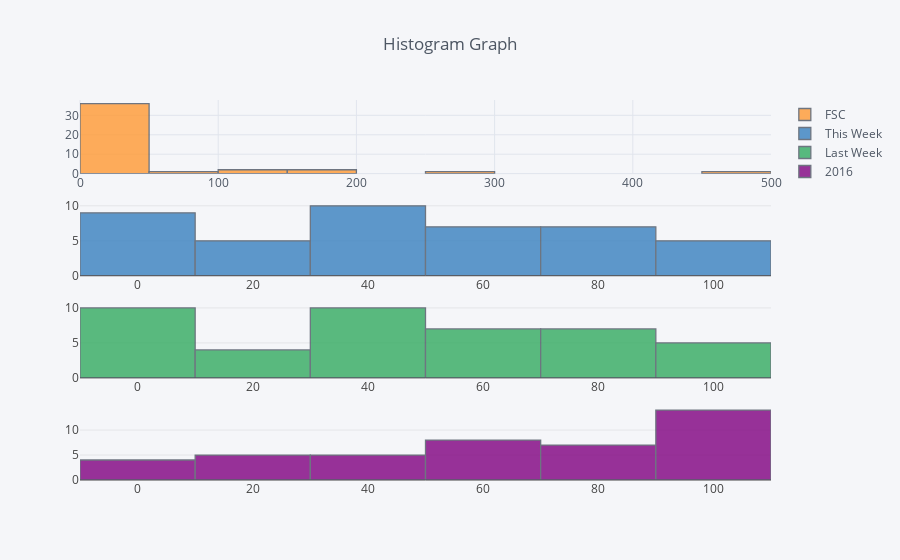

Notebook code for this chart:
### Code cell
df.iplot(kind='histogram', 
         subplots=True, shape=(4, 1),
         title = 'Histogram Graph',
         filename='cufflinks/histogram-subplots')

### Figure 1 — Plotly figure (JSON) as saved in the notebook; plotly's stock layout.template omitted (floating-point values rounded to 4 significant figures)
{"data": [{"histfunc": "count", "histnorm": "", "marker": {"color": "rgba(255, 153, 51, 1.0)", "line": {"color": "#4D5663", "width": 1.3}}, "name": "FSC", "opacity": 0.8, "orientation": "v", "type": "histogram", "x": ["4.3", "127.1", "286.1", "4.6", "4.9", "4.9", "17.3", "122.5", "5.8", "6.2", "28.9", "11.0", "0.5", "48.3", "1.9", "36.3", "10.0", "4.7", "7.2", "34.4", "9.8", "2.0", "4.5", "8.1", "169.5", "10.3", "13.6", "1.5", "6.5", "4.2", "2.0", "9.8", "2.3", "7.8", "2.0", "33.9", "31.9", "14.8", "46.3", "479.3", "158.6", "58.8", "24.7"], "xaxis": "x1", "yaxis": "y1"}, {"histfunc": "count", "histnorm": "", "marker": {"color": "rgba(55, 128, 191, 1.0)", "line": {"color": "#4D5663", "width": 1.3}}, "name": "This Week", "opacity": 0.8, "orientation": "v", "type": "histogram", "x": ["31.4", "65.1", "30.6", "100.8", "47.1", "24.9", "44.8", "33.6", "62.4", "99.4", "85.7", "40.5", "100.0", "2.3", "0.0", "0.0", "76.0", "59.3", "9.1", "5.4", "39.0", "11.1", "78.8", "63.0", "32.0", "80.6", "1.4", "12.7", "88.8", "3.1", "54.5", "33.0", "6.8", "40.1", "73.5", "62.0", "100.3", "100.5", "3.6", "23.3", "27.4", "51.5", "85.9"], "xaxis": "x2", "yaxis": "y2"}, {"histfunc": "count", "histnorm": "", "marker": {"color": "rgba(50, 171, 96, 1.0)", "line": {"color": "#4D5663", "width": 1.3}}, "name": "Last Week", "opacity": 0.8, "orientation": "v", "type": "histogram", "x": ["31.4", "65.1", "31.0", "101.4", "51.2", "24.9", "44.8", "34.8", "62.7", "100.3", "82.9", "39.4", "100.5", "2.6", "0.0", "0.0", "74.1", "56.6", "9.5", "5.5", "39.0", "11.5", "76.1", "61.4", "32.5", "81.2", "3.0", "7.1", "86.2", "3.2", "54.5", "33.0", "6.8", "38.6", "71.2", "52.8", "100.4", "99.7", "3.7", "23.8", "27.5", "49.7", "86.2"], "xaxis": "x3", "yaxis": "y3"}, {"histfunc": "count", "histnorm": "", "marker": {"color": "rgba(128, 0, 128, 1.0)", "line": {"color": "#4D5663", "width": 1.3}}, "name": "2016", "opacity": 0.8, "orientation": "v", "type": "histogram", "x": ["58.8", "67.1", "50.7", "100.1", "66.4", "74.2", "92.7", "87.1", "94.7", "99.8", "93.0", "81.7", "100.0", "11.8", "27.9", "1.0", "75.4", "69.7", "49.8", "12.9", "75.1", "49.6", "96.5", "91.0", "49.8", "98.5", "5.4", "3.8", "100.0", "14.1", "80.7", "63.7", "6.8", "95.5", "98.9", "49.0", "81.1", "95.1", "13.3", "46.6", "63.2", "53.5", "98.7"], "xaxis": "x4", "yaxis": "y4"}], "layout": {"barmode": "overlay", "legend": {"bgcolor": "#F5F6F9", "font": {"color": "#4D5663"}}, "paper_bgcolor": "#F5F6F9", "plot_bgcolor": "#F5F6F9", "title": "Histogram Graph", "titlefont": {"color": "#4D5663"}, "xaxis1": {"anchor": "y1", "domain": [0, 1], "gridcolor": "#E1E5ED", "showgrid": true, "tickfont": {"color": "#4D5663"}, "title": "", "titlefont": {"color": "#4D5663"}, "zerolinecolor": "#E1E5ED"}, "xaxis2": {"anchor": "y2", "domain": [0, 1]}, "xaxis3": {"anchor": "y3", "domain": [0, 1]}, "xaxis4": {"anchor": "y4", "domain": [0, 1]}, "yaxis1": {"anchor": "x1", "domain": [0.8062, 1.0], "gridcolor": "#E1E5ED", "showgrid": true, "tickfont": {"color": "#4D5663"}, "title": "", "titlefont": {"color": "#4D5663"}, "zerolinecolor": "#E1E5ED"}, "yaxis2": {"anchor": "x2", "domain": [0.5375, 0.7312]}, "yaxis3": {"anchor": "x3", "domain": [0.2687, 0.4625]}, "yaxis4": {"anchor": "x4", "domain": [0, 0.1938]}}}
